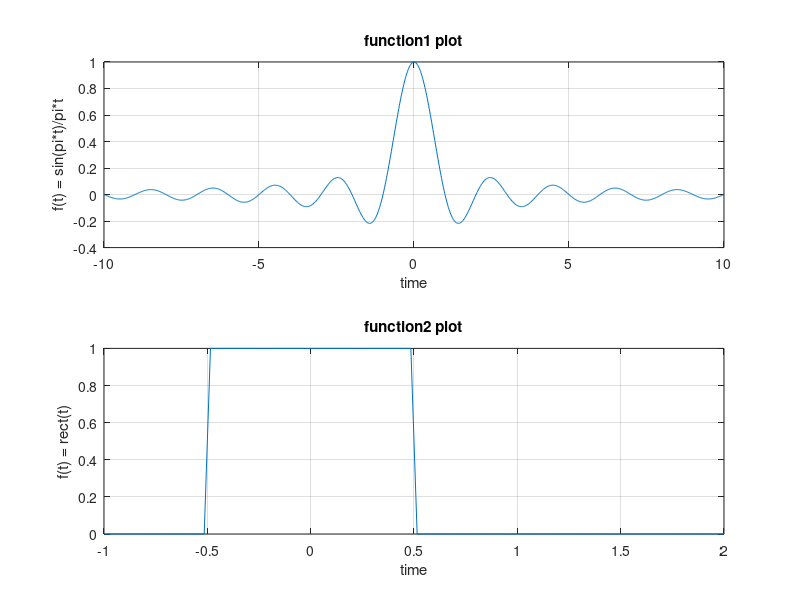

The MATLAB script that drew this image: (Note: this script raises an error after producing the figure.)
g = @(t) sin(pi*t)./(pi*t);  %Function 1

  h = @(t) (abs(t)<=0.5);   %

  gx_vals = linspace(-10,10,1000); %creating time intervals
  gy_vals = g(gx_vals); %Storing all ouput values in 1 variable

  hx_vals = linspace(-1,2,100);
  hy_vals = h(hx_vals); %Storing all the points.

  % Create the subplot for the continuous plot
    subplot(2, 1, 1); % 2 rows, 1 column, 1nd plot in the subplot
plot(gx_vals,gy_vals);
title('function1 plot');
xlabel('time');
ylabel('f(t) = sin(pi*t)/pi*t');
grid on;

% Create the subplot for the continuous plot
subplot(2, 1, 2); % 2 rows, 1 column, 2nd plot in the subplot
plot(hx_vals, hy_vals);
title('function2 plot');
xlabel('time');
ylabel('f(t) = rect(t)');
grid on;

sgtitle('Name: Sujay Vivek, Roll No: 22EE30029');